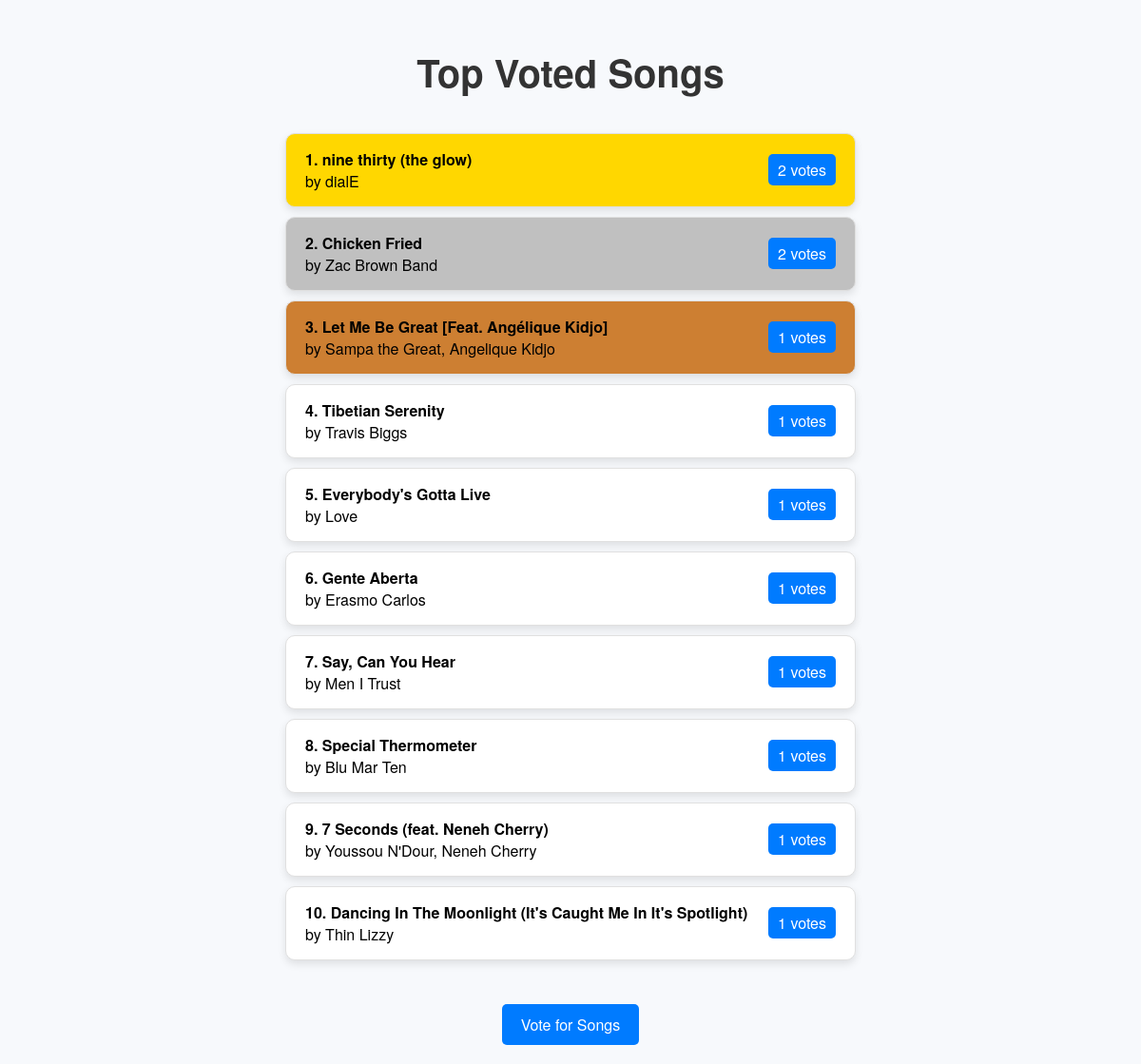
Before: / with the older database file.
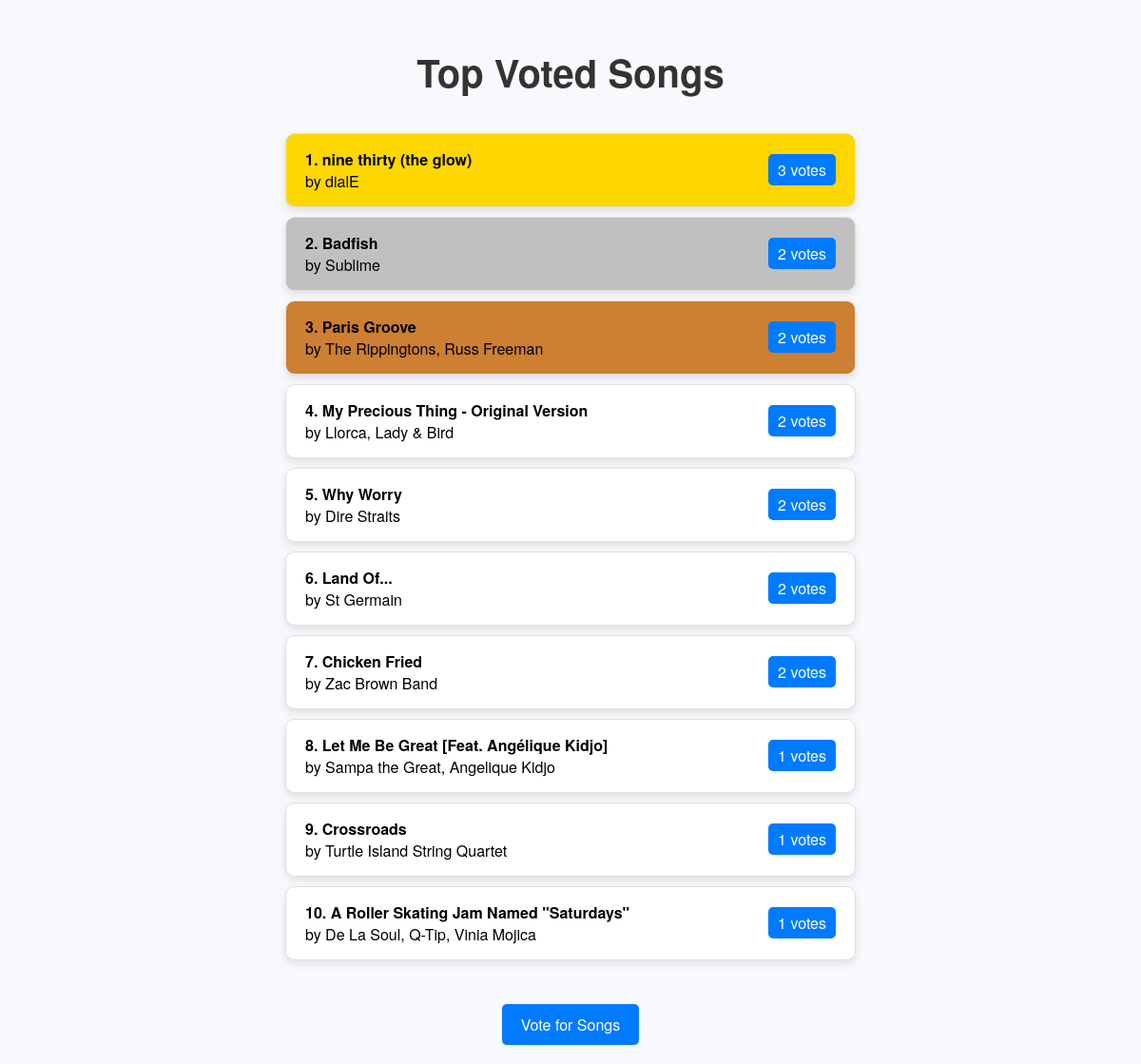
After: the same page with the newer database file.
### models.py (models this page shows)
class Song(db.Model):
    id = db.Column(db.Integer, primary_key=True)
    spotify_id = db.Column(db.String(50), unique=True, nullable=False)
    name = db.Column(db.String(100), nullable=False)
    artist = db.Column(db.String(100), nullable=False)
    votes = db.Column(db.Integer, default=0)

### app.py (the view)
@app.route('/')
def index():
    try:
        leaderboard = Song.query.order_by(Song.votes.desc()).limit(10).all()
        return render_template('index.html', leaderboard=leaderboard)
    except Exception as e:
        return f"An error occurred: {e}"

### templates/index.html (shortened to what this page needs)
<!DOCTYPE html>
<html lang="en">
<head>
</head>
<body>
    <h1>Top Voted Songs</h1>
    <ul>
        {% for song in leaderboard %}
            <li class="{% if loop.index == 1 %}gold{% elif loop.index == 2 %}silver{% elif loop.index == 3 %}bronze{% endif %}">
                <div class="song-info">
                    <strong>{{ loop.index }}. {{ song.name }}</strong> by {{ song.artist }}
                </div>
                <div class="votes">{{ song.votes }} votes</div>
            </li>
        {% endfor %}
    </ul>
    <a href="{{ url_for('vote') }}">Vote for Songs</a>
</body>
</html>

Changed rows visible on the page:
no longer on this page (row unchanged): Song: name "Tibetian Serenity", artist "Travis Biggs", votes "1"
no longer on this page (row unchanged): Song: name "Everybody's Gotta Live", artist "Love", votes "1"
no longer on this page (row unchanged): Song: name "Gente Aberta", artist "Erasmo Carlos", votes "1"
no longer on this page (row unchanged): Song: name "Say, Can You Hear", artist "Men I Trust", votes "1"
no longer on this page (row unchanged): Song: name "Special Thermometer", artist "Blu Mar Ten", votes "1"
no longer on this page (row unchanged): Song: name "7 Seconds (feat. Neneh Cherry)", artist "Youssou N'Dour, Neneh Cherry", votes "1"
no longer on this page (row unchanged): Song: name "Dancing In The Moonlight (It's Caught Me In It's Spotlight)", artist "Thin Lizzy", votes "1"
changed Song "nine thirty (the glow)": votes "2" → "3"
now on this page (row edited): Song: name "Badfish", artist "Sublime", votes "2"
now on this page (row edited): Song: name "Paris Groove", artist "The Rippingtons, Russ Freeman", votes "2"
now on this page (row edited): Song: name "My Precious Thing - Original Version", artist "Llorca, Lady & Bird", votes "2"
now on this page (row edited): Song: name "Why Worry", artist "Dire Straits", votes "2"
now on this page (row edited): Song: name "Land Of...", artist "St Germain", votes "2"
now on this page (row edited): Song: name "Crossroads", artist "Turtle Island String Quartet", votes "1"
now on this page (row edited): Song: name "A Roller Skating Jam Named \"Saturdays\"", artist "De La Soul, Q-Tip, Vinia Mojica", votes "1"
